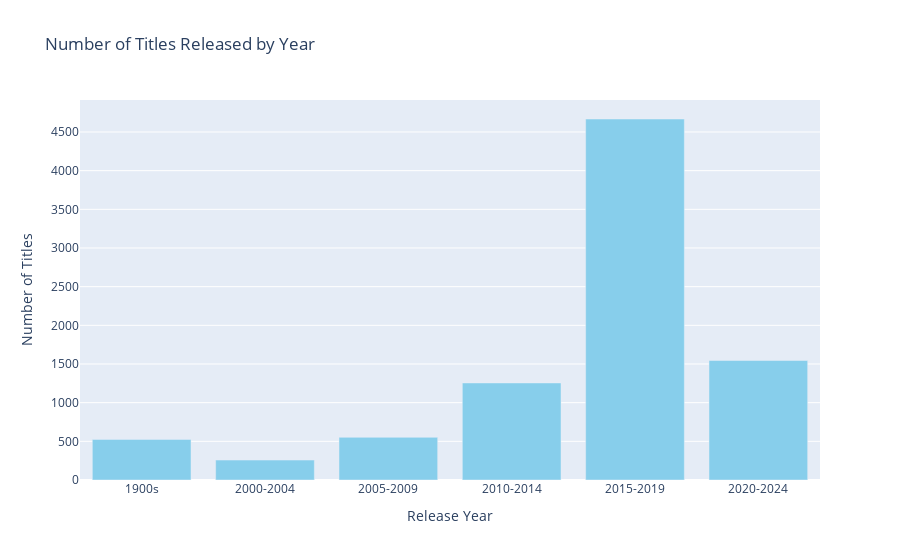

The code cell stored with this chart in its notebook:
### Code cell
def categorize_year(year):
    if year < 2000:
        return "1900s"
    start = (year // 5) * 5
    end = start + 4
    return f"{start}-{end}"

df["year_group"] = df["release_year"].apply(categorize_year)

rating_year_counts = df.groupby(["year_group", "rating"]).size().unstack(fill_value=0)

year_order = ["1900s"] + sorted(
    [col for col in rating_year_counts.index if col != "1900s"], 
    key=lambda x: int(x.split("-")[0])
)

rating_year_counts = rating_year_counts.loc[year_order]

fig = px.bar(
    rating_year_counts,
    x=rating_year_counts.index,
    y=rating_year_counts.sum(axis=1),
    labels={'x': 'Release Year', 'y': 'Number of Titles'},
    title='Number of Titles Released by Year'
)

fig.update_traces(marker_color='skyblue')
fig.update_layout(xaxis_title='Release Year', yaxis_title='Number of Titles')

fig.show()

### Figure 1 — Plotly figure (JSON) as saved in the notebook; plotly's stock layout.template omitted (floating-point values rounded to 4 significant figures)
{"data": [{"hovertemplate": "year_group=%{x}<br>Number of Titles=%{y}<extra></extra>", "legendgroup": "", "marker": {"color": "skyblue", "pattern": {"shape": ""}}, "name": "", "orientation": "v", "showlegend": false, "textposition": "auto", "type": "bar", "x": ["1900s", "2000-2004", "2005-2009", "2010-2014", "2015-2019", "2020-2024"], "xaxis": "x", "y": [525, 258, 552, 1255, 4668, 1545], "yaxis": "y"}], "layout": {"barmode": "relative", "legend": {"tracegroupgap": 0}, "title": {"text": "Number of Titles Released by Year"}, "xaxis": {"anchor": "y", "domain": [0, 1], "title": {"text": "Release Year"}}, "yaxis": {"anchor": "x", "domain": [0, 1], "title": {"text": "Number of Titles"}}}}
